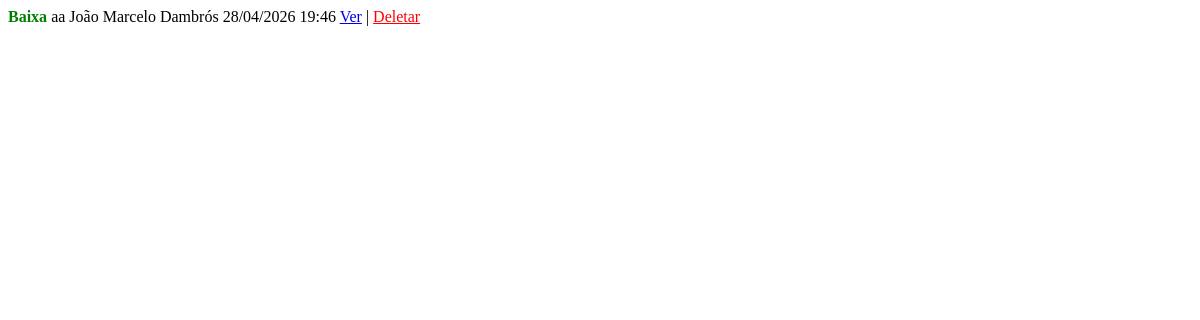
Before: /mais_demandas (signed in) with the older database file.
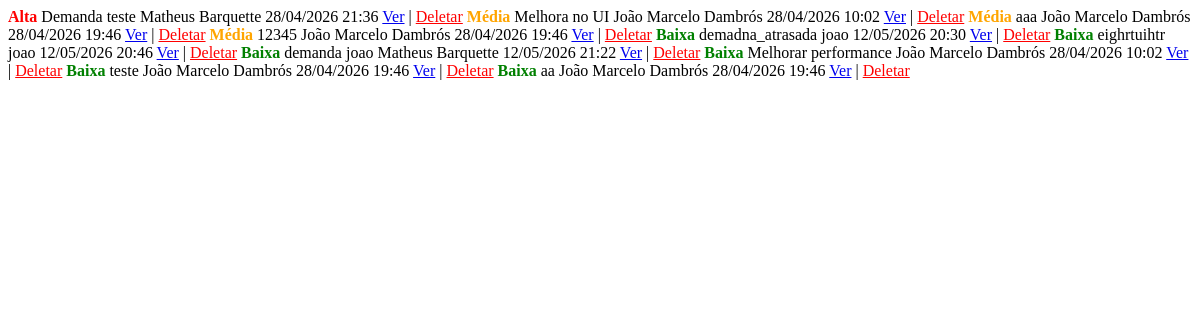
After: the same page with the newer database file.
### tables this page shows
CREATE TABLE demandas (
        id INTEGER PRIMARY KEY AUTOINCREMENT,
        titulo TEXT,
        descricao TEXT,
        solicitante TEXT,
        data_criacao TEXT,
        id_prioridade INTEGER, status TEXT DEFAULT 'Aberta', prazo TEXT,
        FOREIGN KEY (id_prioridade) REFERENCES prioridades(id)
    );

CREATE TABLE prioridades (
        id INTEGER PRIMARY KEY AUTOINCREMENT,
        peso INTEGER,
        valor TEXT
    );

### app.py (the view)
@app.route('/mais_demandas')
@login_required
def mais_demandas():
    offset = int(request.args.get('offset', 10))
    conn = get_db()
    query = '''
        SELECT d.*, p.valor as prioridade_nome
        FROM demandas d
        LEFT JOIN prioridades p ON d.id_prioridade = p.id
        ORDER BY p.peso DESC, d.data_criacao ASC
        LIMIT 10 OFFSET ?
    '''
    demandas = conn.execute(query, (offset,)).fetchall()
    conn.close()
    return render_template('linhas_demandas.html', demandas=demandas)

### app.py (called while the page is built)
def get_db():
    conn = sqlite3.connect('demandas.db')
    conn.row_factory = sqlite3.Row
    return conn

def login_required(f):
    @wraps(f)
    def decorated(*args, **kwargs):
        if 'user_id' not in session:
            flash('Faça login para continuar.', 'warning')
            return redirect(url_for('auth.login'))
        return f(*args, **kwargs)
    return decorated

### templates/linhas_demandas.html
{% for demanda in demandas %}
<tr>
    <td align="center">
        {% if demanda['prioridade_nome'] == 'Alta' %}
            <b style="color:red;">{{ demanda['prioridade_nome'] }}</b>
        {% elif demanda['prioridade_nome'] == 'Média' %}
            <b style="color:orange;">{{ demanda['prioridade_nome'] }}</b>
        {% else %}
            <b style="color:green;">{{ demanda['prioridade_nome'] }}</b>
        {% endif %}
    </td>
    <td>{{ demanda['titulo'] }}</td>
    <td>{{ demanda['solicitante'] }}</td>
    <td>{{ demanda['data_criacao'] }}</td>
    <td>
        <a href="/detalhes/{{ demanda['id'] }}">Ver</a> |
        <a href="/deletar/{{ demanda['id'] }}" style="color:red;" onclick="return confirm('Excluir esta demanda?')">Deletar</a>
    </td>
</tr>
{% endfor %}

Changed rows visible on the page:
added demandas: prioridade_nome "Alta", titulo "Demanda teste", solicitante "Matheus Barquette", data_criacao "28/04/2026 21:36"
now on this page (row unchanged): demandas: prioridade_nome "Média", titulo "Melhora no UI", solicitante "João Marcelo Dambrós", data_criacao "28/04/2026 10:02"
now on this page (row unchanged): demandas: prioridade_nome "Média", titulo "aaa", solicitante "João Marcelo Dambrós", data_criacao "28/04/2026 19:46"
now on this page (row unchanged): demandas: prioridade_nome "Média", titulo "12345", solicitante "João Marcelo Dambrós", data_criacao "28/04/2026 19:46"
added demandas: prioridade_nome "Baixa", titulo "demadna_atrasada", solicitante "joao", data_criacao "12/05/2026 20:30"
added demandas: prioridade_nome "Baixa", titulo "eighrtuihtr", solicitante "joao", data_criacao "12/05/2026 20:46"
added demandas: prioridade_nome "Baixa", titulo "demanda joao", solicitante "Matheus Barquette", data_criacao "12/05/2026 21:22"
now on this page (row unchanged): demandas: prioridade_nome "Baixa", titulo "Melhorar performance", solicitante "João Marcelo Dambrós", data_criacao "28/04/2026 10:02"
now on this page (row unchanged): demandas: prioridade_nome "Baixa", titulo "teste", solicitante "João Marcelo Dambrós", data_criacao "28/04/2026 19:46"
